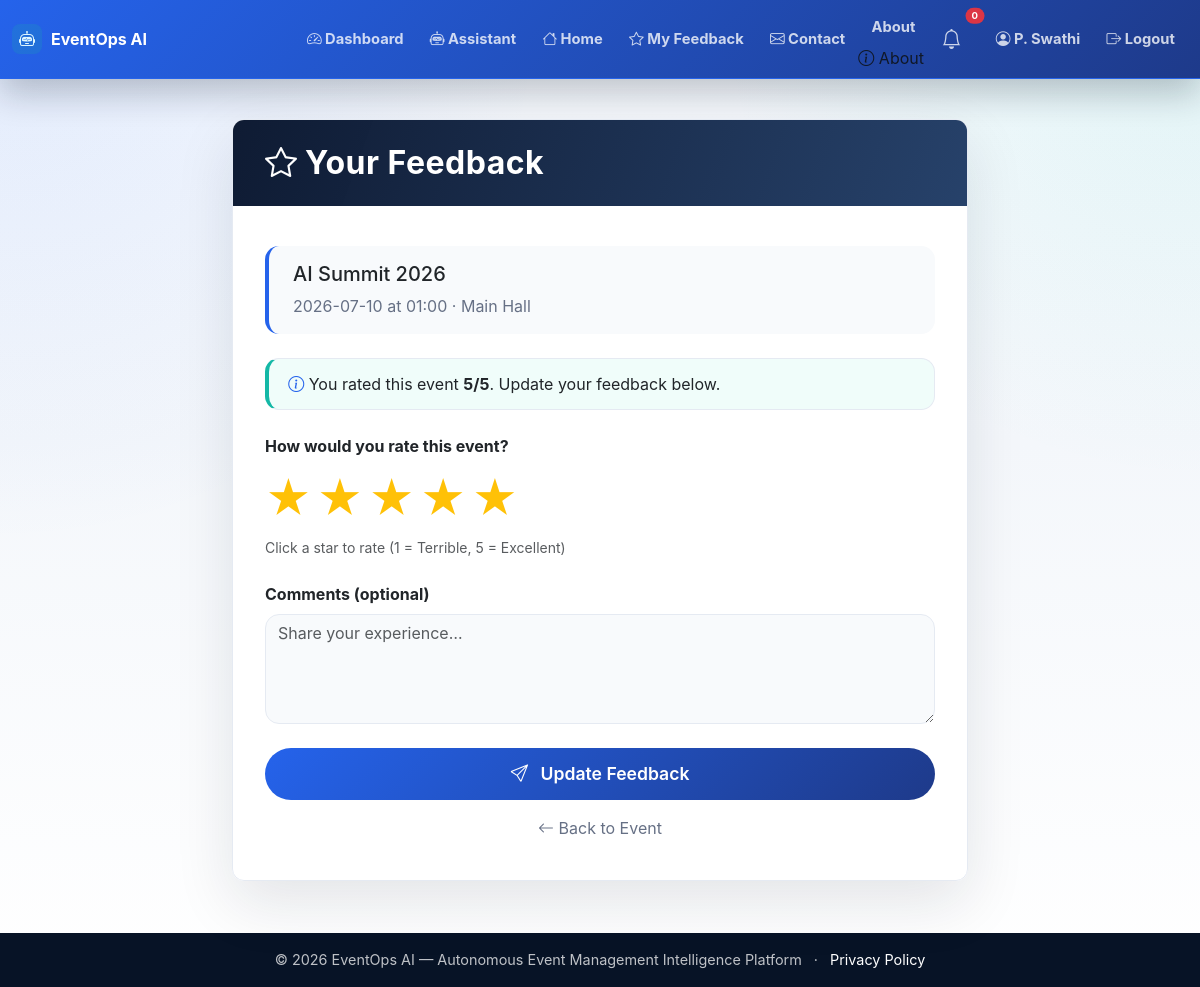
The page /feedback/1 (signed in) on the database its author committed.
### app.py (models this page shows, shortened)
class User(UserMixin, db.Model):
    id = db.Column(db.Integer, primary_key=True)
    name = db.Column(db.String(100), nullable=False)
    email = db.Column(db.String(100), unique=True, nullable=False)
    password_hash = db.Column(db.String(200), nullable=False)
    role = db.Column(db.String(20), default='user')
    created_at = db.Column(db.DateTime, default=lambda: datetime.now(timezone.utc))

class Event(db.Model):
    id = db.Column(db.Integer, primary_key=True)
    title = db.Column(db.String(200), nullable=False)
    description = db.Column(db.Text)
    date = db.Column(db.String(50))
    time = db.Column(db.String(50))
    location = db.Column(db.String(200))
    capacity = db.Column(db.Integer)
    status = db.Column(db.String(20), default='upcoming')
    created_at = db.Column(db.DateTime, default=lambda: datetime.now(timezone.utc))

class Feedback(db.Model):
    __tablename__ = 'feedback'
    __table_args__ = {'extend_existing': True}
    id = db.Column(db.Integer, primary_key=True)
    user_id = db.Column(db.Integer, db.ForeignKey('user.id'), nullable=False)
    event_id = db.Column(db.Integer, db.ForeignKey('event.id'), nullable=False)
    rating = db.Column(db.Integer, nullable=False)
    comment = db.Column(db.Text)
    created_at = db.Column(db.DateTime, default=lambda: datetime.now(timezone.utc))
    user = db.relationship('User', backref='feedbacks')
    event = db.relationship('Event', backref='feedbacks')

### app.py (the view, shortened to what this page needs)
@app.route('/feedback/<int:event_id>', methods=['GET', 'POST'])
@login_required
def feedback(event_id):
    event = Event.query.get_or_404(event_id)
    existing = Feedback.query.filter_by(user_id=current_user.id, event_id=event_id).first()
    return render_template('feedback.html', event=event, existing=existing)

### app.py (called while the page is built)
@login_manager.user_loader
def load_user(user_id):
    return User.query.get(int(user_id))

### templates/feedback.html (shortened to what this page needs)
{% extends "base.html" %}
{% block content %}
<div class="feedback-wrapper">
    <div class="container">
        <div class="row justify-content-center">
            <div class="col-lg-8 col-md-10">
                <div class="card feedback-card">
                    <div class="card-header">
                        <h2 class="mb-0"><i class="bi bi-star me-2"></i>Your Feedback</h2>
                    </div>
                    <div class="card-body">
                        <div class="event-info">
                            <h5>{{ event.title }}</h5>
                            <p class="text-muted mb-0">{{ event.date }} at {{ event.time }} · {{ event.location }}</p>
                        </div>
                        {% if existing %}
                            <div class="existing-badge">
                                <i class="bi bi-info-circle text-primary"></i> You rated this event <strong>{{ existing.rating }}/5</strong>.
                                Update your feedback below.
                            </div>
                        {% endif %}
                        <form method="POST">
                            <div class="mb-4">
                                <label class="form-label fw-bold">How would you rate this event?</label>
                                <div class="rating-stars">
                                    <label for="star5" title="Excellent">★</label>
                                    <label for="star4" title="Good">★</label>
                                    <label for="star3" title="Average">★</label>
                                    <label for="star2" title="Poor">★</label>
                                    <label for="star1" title="Terrible">★</label>
                                </div>
                                <div class="form-text">Click a star to rate (1 = Terrible, 5 = Excellent)</div>
                            </div>
                            <div class="mb-4">
                                <label for="comment" class="form-label fw-bold">Comments (optional)</label>
                                <textarea class="form-control" id="comment" name="comment" rows="4" placeholder="Share your experience…">{{ existing.comment if existing else '' }}</textarea>
                            </div>
                            <button type="submit" class="btn btn-submit">
                                <i class="bi bi-send"></i> {% if existing %}Update{% else %}Submit{% endif %} Feedback
                            </button>
                        </form>
                        <div class="mt-3 text-center">
                            <a href="{{ url_for('event_detail', event_id=event.id) }}" class="text-decoration-none text-muted">
                                <i class="bi bi-arrow-left"></i> Back to Event
                            </a>
                        </div>
                    </div>
                </div>
            </div>
        </div>
    </div>
</div>
{% endblock %}

### templates/base.html (shortened to what this page needs)
<!DOCTYPE html>
<html lang="en">
<head>
<link href="https://cdn.jsdelivr.net/npm/bootstrap@5.3.0/dist/css/bootstrap.min.css" rel="stylesheet">
<link rel="stylesheet" href="https://cdn.jsdelivr.net/npm/bootstrap-icons@1.11.0/font/bootstrap-icons.css">
<link rel="stylesheet" href="{{ url_for('static', filename='css/style.css') }}">
</head>
<body>
<nav class="navbar navbar-expand-lg navbar-dark bg-primary shadow-sm">
<div class="container-fluid">
<a class="navbar-brand fw-bold" href="{{ url_for('index') }}">
<i class="bi bi-robot"></i>EventOps AI
</a>
<div class="collapse navbar-collapse" id="navbarNav">
<ul class="navbar-nav ms-auto align-items-lg-center">
                    {% if current_user.is_authenticated %}
<li class="nav-item">
<a class="nav-link" href="{{ url_for('dashboard') }}">
<i class="bi bi-speedometer2"></i> Dashboard
</a>
</li>
<li class="nav-item">
<a class="nav-link" href="{{ url_for('assistant_page') }}">
<i class="bi bi-robot"></i> Assistant
</a>
</li>
<li class="nav-item">
<a class="nav-link" href="{{ url_for('index') }}">
<i class="bi bi-house"></i> Home
</a>
</li>
<li class="nav-item">
<a class="nav-link" href="{{ url_for('feedback_list') }}">
<i class="bi bi-star"></i> My Feedback
</a>
</li>
<li class="nav-item">
<a class="nav-link" href="{{ url_for('contact') }}">
<i class="bi bi-envelope"></i> Contact
</a>
</li>
<li class="nav-item">
    <a class="nav-link" href="{{ url_for('about') }}">About</a>
<i class="bi bi-info-circle"></i> About
</li>
<li class="nav-item position-relative me-2">
<a class="nav-link" href="#" title="Notifications" data-bs-toggle="dropdown">
<i class="bi bi-bell fs-5"></i>
<span class="position-absolute top-0 start-100 translate-middle badge rounded-pill bg-danger" style="font-size:0.6rem;">
                                    0
</span>
</a>
</li>
<li class="nav-item">
<a class="nav-link" href="{{ url_for('profile') }}">
<i class="bi bi-person-circle"></i> {{ current_user.name }}
</a>
</li>
<li class="nav-item">
<a class="nav-link" href="{{ url_for('logout') }}">
<i class="bi bi-box-arrow-right"></i> Logout
</a>
</li>
                    {% endif %}
</ul>
</div>
</div>
</nav>
<main class="container-fluid py-4">
        {% block content %}{% endblock %}
</main>
<footer class="footer bg-dark text-white py-3 mt-4">
<div class="container text-center">
<span>© 2026 EventOps AI — Autonomous Event Management Intelligence Platform</span>
<span class="mx-2" aria-hidden="true">·</span>
<a class="text-white" href="{{ url_for('privacy') }}">Privacy Policy</a>
</div>
</footer>
</body>
</html>

### static/css/style.css (style rules this page uses)
:root { --eo-ink: #101827; --eo-muted: #667085; --eo-bg: #f4f7fb; --eo-surface: #ffffff; --eo-line: #e5eaf2; --eo-navy: #071326; --eo-blue: #2563eb; --eo-indigo: #1e3a8a; --eo-teal: #14b8a6; --eo-amber: #f59e0b; --eo-rose: #e11d48; --eo-shadow: 0 22px 60px rgba(15, 23, 42, 0.11); --eo-soft-shadow: 0 14px 36px rgba(15, 23, 42, 0.08); }
* { letter-spacing: 0; }
html { scroll-behavior: smooth; }
body { min-height: 100vh; color: var(--eo-ink); background: radial-gradient(circle at top left, rgba(37, 99, 235, 0.10), transparent 34rem), radial-gradient(circle at top right, rgba(20, 184, 166, 0.10), transparent 30rem), linear-gradient(180deg, #f8fbff 0%, var(--eo-bg) 45%, #ffffff 100%); font-family: "Inter", "Segoe UI", system-ui, -apple-system, BlinkMacSystemFont, sans-serif; }
a { text-decoration: none; }
.navbar { min-height: 60px; border-bottom: 1px solid rgba(255, 255, 255, 0.12); background: linear-gradient(90deg, rgba(7, 19, 38, 0.98), rgba(15, 45, 90, 0.96)) !important; box-shadow: 0 14px 34px rgba(7, 19, 38, 0.24) !important; }
.navbar .container-fluid { width: min(1240px, calc(100% - 24px)); margin: 0 auto; padding-left: 0; padding-right: 0; }
.navbar-brand { display: inline-flex; align-items: center; gap: 9px; font-size: 1rem; }
.navbar-brand i { display: inline-flex; width: 30px; height: 30px; align-items: center; justify-content: center; border-radius: 8px; color: #dff7ff; background: rgba(20, 184, 166, 0.18); }
.navbar-dark .navbar-nav .nav-link { border-radius: 999px; color: rgba(255, 255, 255, 0.78); font-size: 0.92rem; font-weight: 650; padding: 0.5rem 0.82rem; transition: background 0.2s ease, color 0.2s ease, transform 0.2s ease; }
main.container-fluid { width: min(1240px, calc(100% - 24px)); min-height: calc(100vh - 138px); margin: 0 auto; padding: 24px 0 0 !important; }
.dropdown-menu, .modal-content, .list-group-item, .table, .card { border-color: var(--eo-line) !important; }
.card { border-radius: 12px !important; background: rgba(255, 255, 255, 0.96); box-shadow: var(--eo-soft-shadow); }
.btn { border-radius: 999px; font-weight: 750; box-shadow: none !important; }
.btn-primary, .bg-primary { background: linear-gradient(135deg, var(--eo-blue), var(--eo-indigo)) !important; border-color: var(--eo-blue) !important; }
.text-primary { color: var(--eo-blue) !important; }
.footer { margin-top: 36px !important; background: #071326 !important; color: rgba(255, 255, 255, 0.74) !important; font-size: 0.9rem; }
.section-copy, .text-muted { color: var(--eo-muted) !important; }

### rows shown on the page
User: name "P. Swathi"
Event: title "AI Summit 2026", date "2026-07-10", time "01:00", location "Main Hall"
Feedback: rating "5"
